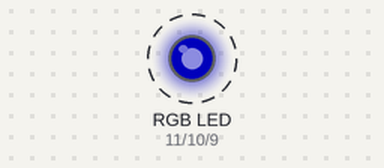
A sketch run on a simulated Arduino Uno, built with avr-gcc and run on an emulated ATmega328P. Shown: an RGB LED mixed from three pins (HIGH = lit). Dashed ring = blinking. Dim RGB values are drawn brighter than linear.

Above: at 0.05 s.
Timing chart, 0 to 3.0 s (numbered marks = the images above):
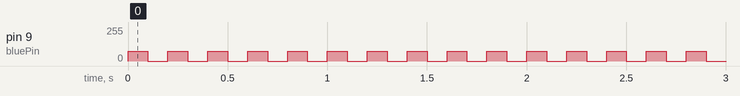

The sketch:

Lesson_13_RGB_LED.ino
```cpp
int redPin = 11;
int greenPin = 10;
int bluePin = 9;
int brightness = 75; //out of 255

void setup() {
    Serial.begin(115200);
    pinMode(redPin, OUTPUT);
    pinMode(greenPin, OUTPUT);
    pinMode(bluePin, OUTPUT);

}

void loop() {
    analogWrite(redPin, 0);
    analogWrite(greenPin, 0);
    analogWrite(bluePin, brightness);
    delay(100);
    analogWrite(bluePin, 0);
    delay(100);

}
```

Measured:
- by itself, pin 9 (bluePin): alternates 75/255 for 0.10 s and 0/255 for 0.10 s
